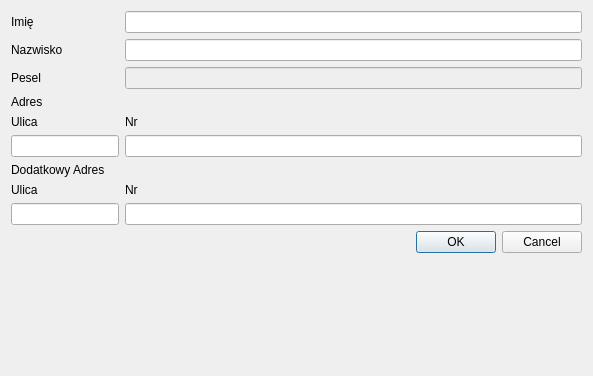
<?xml version="1.0" encoding="UTF-8"?>
<ui version="4.0">
 <class>ClientEditForm</class>
 <widget class="QDialog" name="ClientEditForm">
  <property name="geometry">
   <rect>
    <x>0</x>
    <y>0</y>
    <width>593</width>
    <height>376</height>
   </rect>
  </property>
  <property name="windowTitle">
   <string>Edycja klienta</string>
  </property>
  <layout class="QFormLayout" name="formLayout">
   <item row="0" column="0">
    <widget class="QLabel" name="label">
     <property name="text">
      <string>Imię</string>
     </property>
    </widget>
   </item>
   <item row="0" column="1">
    <widget class="QLineEdit" name="firstName"/>
   </item>
   <item row="1" column="0">
    <widget class="QLabel" name="label_2">
     <property name="text">
      <string>Nazwisko</string>
     </property>
    </widget>
   </item>
   <item row="1" column="1">
    <widget class="QLineEdit" name="lastName"/>
   </item>
   <item row="3" column="0">
    <widget class="QLabel" name="label_4">
     <property name="text">
      <string>Adres</string>
     </property>
    </widget>
   </item>
   <item row="4" column="0">
    <widget class="QLabel" name="label_6">
     <property name="text">
      <string>Ulica</string>
     </property>
    </widget>
   </item>
   <item row="4" column="1">
    <widget class="QLabel" name="label_7">
     <property name="text">
      <string>Nr</string>
     </property>
    </widget>
   </item>
   <item row="5" column="0">
    <widget class="QLineEdit" name="addresStreet"/>
   </item>
   <item row="5" column="1">
    <widget class="QLineEdit" name="addresNr"/>
   </item>
   <item row="6" column="0">
    <widget class="QLabel" name="label_5">
     <property name="text">
      <string>Dodatkowy Adres</string>
     </property>
    </widget>
   </item>
   <item row="7" column="0">
    <widget class="QLabel" name="label_8">
     <property name="text">
      <string>Ulica</string>
     </property>
    </widget>
   </item>
   <item row="7" column="1">
    <widget class="QLabel" name="label_9">
     <property name="text">
      <string>Nr</string>
     </property>
    </widget>
   </item>
   <item row="8" column="0">
    <widget class="QLineEdit" name="registeredAddressStreet"/>
   </item>
   <item row="8" column="1">
    <widget class="QLineEdit" name="registeredAddressNr"/>
   </item>
   <item row="9" column="1">
    <widget class="QDialogButtonBox" name="buttonBox">
     <property name="orientation">
      <enum>Qt::Horizontal</enum>
     </property>
     <property name="standardButtons">
      <set>QDialogButtonBox::Cancel|QDialogButtonBox::Ok</set>
     </property>
    </widget>
   </item>
   <item row="2" column="0">
    <widget class="QLabel" name="label_3">
     <property name="text">
      <string>Pesel</string>
     </property>
    </widget>
   </item>
   <item row="2" column="1">
    <widget class="QLineEdit" name="personalID">
     <property name="enabled">
      <bool>false</bool>
     </property>
    </widget>
   </item>
  </layout>
 </widget>
 <resources/>
 <connections>
  <connection>
   <sender>buttonBox</sender>
   <signal>accepted()</signal>
   <receiver>ClientEditForm</receiver>
   <slot>accept()</slot>
   <hints>
    <hint type="sourcelabel">
     <x>248</x>
     <y>254</y>
    </hint>
    <hint type="destinationlabel">
     <x>157</x>
     <y>274</y>
    </hint>
   </hints>
  </connection>
  <connection>
   <sender>buttonBox</sender>
   <signal>rejected()</signal>
   <receiver>ClientEditForm</receiver>
   <slot>reject()</slot>
   <hints>
    <hint type="sourcelabel">
     <x>316</x>
     <y>260</y>
    </hint>
    <hint type="destinationlabel">
     <x>286</x>
     <y>274</y>
    </hint>
   </hints>
  </connection>
 </connections>
</ui>
